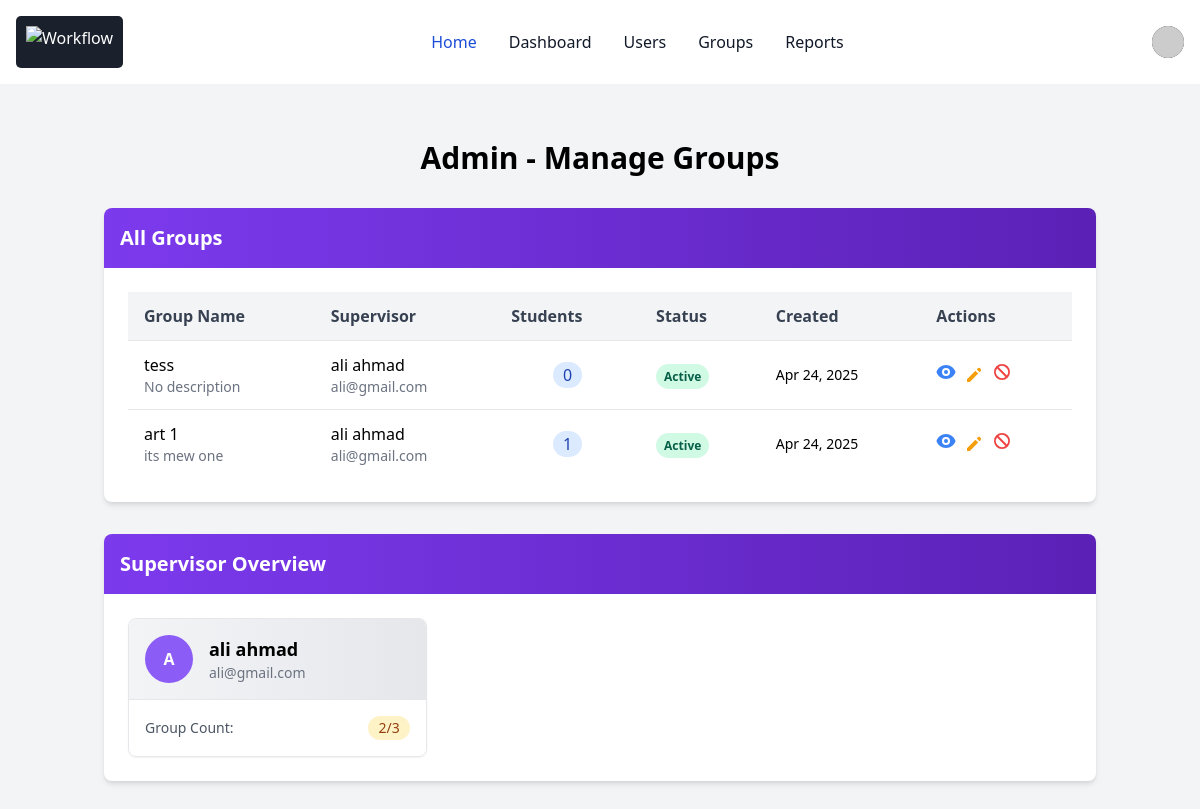
Page /pages/admin/manage_groups.php (signed in) on the committed database.
### tables this page shows
CREATE TABLE `groups` (
  `GroupID` int(11) NOT NULL,
  `GroupName` varchar(255) NOT NULL,
  `SupervisorID` int(11) NOT NULL,
  `Description` text DEFAULT NULL,
  `CreatedAt` timestamp NOT NULL DEFAULT current_timestamp(),
  `Status` enum('Active','Inactive') DEFAULT 'Active'
);

CREATE TABLE `users` (
  `UserID` int(11) NOT NULL,
  `Username` varchar(50) NOT NULL,
  `Email` varchar(100) NOT NULL,
  `PasswordHash` varchar(255) NOT NULL,
  `StudentID` varchar(20) DEFAULT NULL,
  `DepartmentID` int(11) DEFAULT NULL,
  `RoleID` int(11) DEFAULT NULL,
  `StatusID` int(11) DEFAULT NULL,
  `CreatedAt` timestamp NOT NULL DEFAULT current_timestamp(),
  `UpdatedAt` timestamp NOT NULL DEFAULT current_timestamp() ON UPDATE current_timestamp(),
  `GroupCount` int(11) DEFAULT 0
);

### pages/admin/manage_groups.php (the view, shortened to what this page needs)
<?php
include_once '../../includes/header.php';
include_once '../../config/db.php';
try {
    $stmt = $pdo->prepare("
        SELECT
            g.GroupID,
            g.GroupName,
            g.Description,
            g.Status,
            g.CreatedAt,
            g.SupervisorID,
            CONCAT(p.FirstName, ' ', p.LastName) AS SupervisorName,
            u.Username AS SupervisorUsername,
            u.Email AS SupervisorEmail,
            COUNT(sg.StudentID) AS StudentCount
        FROM
            Groups g
        JOIN
            Users u ON g.SupervisorID = u.UserID
        LEFT JOIN
            Profile p ON u.UserID = p.UserID
        LEFT JOIN
            StudentGroups sg ON g.GroupID = sg.GroupID
        GROUP BY
            g.GroupID
        ORDER BY
            g.CreatedAt DESC
    ");
    $stmt->execute();
    $groups = $stmt->fetchAll(PDO::FETCH_ASSOC);
} catch (PDOException $e) {
    $error = "Error fetching groups: " . $e->getMessage();
}
try {
    $stmt = $pdo->prepare("
        SELECT
            u.UserID,
            u.Username,
            u.Email,
            CONCAT(p.FirstName, ' ', p.LastName) AS SupervisorName,
            u.GroupCount
        FROM
            Users u
        LEFT JOIN
            Profile p ON u.UserID = p.UserID
        WHERE
            u.RoleID = 2 AND u.StatusID = 5
        ORDER BY
            p.FirstName, p.LastName
    ");
    $stmt->execute();
    $supervisors = $stmt->fetchAll(PDO::FETCH_ASSOC);
} catch (PDOException $e) {
    $error = "Error fetching supervisors: " . $e->getMessage();
}
?>
<!DOCTYPE html>
<html lang="en">
<head>
    <link href="https://cdn.jsdelivr.net/npm/tailwindcss@2.2.19/dist/tailwind.min.css" rel="stylesheet">
</head>
<body class="bg-gray-100">
    <div class="container mx-auto p-4" x-data="{ showChangeSupervisorModal: false, selectedGroupId: null }">
        <h1 class="text-3xl font-bold mb-8 text-center">Admin - Manage Groups</h1>
        <div class="bg-white rounded-lg shadow-md overflow-hidden mb-8">
            <div class="bg-gradient-to-r from-purple-600 to-purple-800 p-4">
                <h2 class="text-xl font-bold text-white">All Groups</h2>
            </div>
            <div class="p-6">
                <?php if (empty($groups)): ?>
                    <div class="text-center py-8">
                        <p class="text-gray-500 text-xl">No groups created yet.</p>
                    </div>
                <?php else: ?>
                    <div class="overflow-x-auto">
                        <table class="min-w-full bg-white">
                            <thead>
                                <tr class="bg-gray-100 text-gray-700">
                                    <th class="py-3 px-4 text-left">Group Name</th>
                                    <th class="py-3 px-4 text-left">Supervisor</th>
                                    <th class="py-3 px-4 text-left">Students</th>
                                    <th class="py-3 px-4 text-left">Status</th>
                                    <th class="py-3 px-4 text-left">Created</th>
                                    <th class="py-3 px-4 text-left">Actions</th>
                                </tr>
                            </thead>
                            <tbody>
                                <?php foreach ($groups as $group): ?>
                                    <tr class="border-t hover:bg-gray-50">
                                        <td class="py-3 px-4">
                                            <div class="font-medium"><?php echo htmlspecialchars($group['GroupName']); ?></div>
                                            <div class="text-sm text-gray-500"><?php echo mb_substr(htmlspecialchars($group['Description'] ?: 'No description'), 0, 50) . (mb_strlen($group['Description']) > 50 ? '...' : ''); ?></div>
                                        </td>
                                        <td class="py-3 px-4">
                                            <div class="font-medium"><?php echo htmlspecialchars($group['SupervisorName'] ?: $group['SupervisorUsername']); ?></div>
                                            <div class="text-sm text-gray-500"><?php echo htmlspecialchars($group['SupervisorEmail']); ?></div>
                                        </td>
                                        <td class="py-3 px-4 text-center">
                                            <span class="bg-blue-100 text-blue-800 font-medium px-2.5 py-0.5 rounded-full"><?php echo $group['StudentCount']; ?></span>
                                        </td>
                                        <td class="py-3 px-4">
                                            <span class="px-2 py-1 rounded-full text-xs font-semibold
                                                <?php echo $group['Status'] === 'Active' ? 'bg-green-100 text-green-800' : 'bg-red-100 text-red-800'; ?>">
                                                <?php echo htmlspecialchars($group['Status'] ?: 'Active'); ?>
                                            </span>
                                        </td>
                                        <td class="py-3 px-4 text-sm">
                                            <?php echo date('M d, Y', strtotime($group['CreatedAt'])); ?>
                                        </td>
                                        <td class="py-3 px-4">
                                            <div class="flex space-x-2">
                                                <a href="view_group.php?id=<?php echo $group['GroupID']; ?>" class="text-blue-500 hover:text-blue-700">
                                                </a>
                                                <button
                                                    @click="selectedGroupId = <?php echo $group['GroupID']; ?>; showChangeSupervisorModal = true"
                                                    class="text-yellow-500 hover:text-yellow-700"
                                                >
                                                    <svg xmlns="http://www.w3.org/2000/svg" class="h-5 w-5" viewBox="0 0 20 20" fill="currentColor">
                                                        <path d="M13.586 3.586a2 2 0 112.828 2.828l-.793.793-2.828-2.828.793-.793zM11.379 5.793L3 14.172V17h2.828l8.38-8.379-2.83-2.828z" />
                                                    </svg>
                                                </button>
                                                <form method="POST" class="inline-block" onsubmit="return confirm('Are you sure you want to <?php echo $group['Status'] === 'Active' ? 'deactivate' : 'activate'; ?> this group?');">
                                                    <button type="submit" class="<?php echo $group['Status'] === 'Active' ? 'text-red-500 hover:text-red-700' : 'text-green-500 hover:text-green-700'; ?>">
                                                        <?php if ($group['Status'] === 'Active'): ?>
                                                            <svg xmlns="http://www.w3.org/2000/svg" class="h-5 w-5" viewBox="0 0 20 20" fill="currentColor">
                                                                <path fill-rule="evenodd" d="M13.477 14.89A6 6 0 015.11 6.524l8.367 8.368zm1.414-1.414L6.524 5.11a6 6 0 018.367 8.367zM18 10a8 8 0 11-16 0 8 8 0 0116 0z" clip-rule="evenodd" />
                                                            </svg>
                                                        <?php else: ?>
                                                            <svg xmlns="http://www.w3.org/2000/svg" class="h-5 w-5" viewBox="0 0 20 20" fill="currentColor">
                                                                <path fill-rule="evenodd" d="M10 18a8 8 0 100-16 8 8 0 000 16zm3.707-9.293a1 1 0 00-1.414-1.414L9 10.586 7.707 9.293a1 1 0 00-1.414 1.414l2 2a1 1 0 001.414 0l4-4z" clip-rule="evenodd" />
                                                            </svg>
                                                        <?php endif; ?>
                                                    </button>
                                                </form>
                                            </div>
                                        </td>
                                    </tr>
                                <?php endforeach; ?>
                            </tbody>
                        </table>
                    </div>
                <?php endif; ?>
            </div>
        </div>
        <div class="bg-white rounded-lg shadow-md overflow-hidden mb-8">
            <div class="bg-gradient-to-r from-purple-600 to-purple-800 p-4">
                <h2 class="text-xl font-bold text-white">Supervisor Overview</h2>
            </div>
            <div class="p-6">
                <?php if (empty($supervisors)): ?>
                    <div class="text-center py-8">
                        <p class="text-gray-500 text-xl">No supervisors available.</p>
                    </div>
                <?php else: ?>
                    <div class="grid grid-cols-1 md:grid-cols-2 lg:grid-cols-3 gap-6">
                        <?php foreach ($supervisors as $supervisor): ?>
                            <div class="border rounded-lg overflow-hidden shadow-sm">
                                <div class="bg-gradient-to-r from-gray-100 to-gray-200 p-4 border-b">
                                    <div class="flex items-center">
                                        <div class="flex-shrink-0 h-12 w-12 bg-purple-500 rounded-full flex items-center justify-center text-white font-bold">
                                            <?php echo strtoupper(substr(($supervisor['SupervisorName'] ?: $supervisor['Username']), 0, 1)); ?>
                                        </div>
                                        <div class="ml-4">
                                            <h3 class="text-lg font-semibold"><?php echo htmlspecialchars($supervisor['SupervisorName'] ?: $supervisor['Username']); ?></h3>
                                            <p class="text-sm text-gray-500"><?php echo htmlspecialchars($supervisor['Email']); ?></p>
                                        </div>
                                    </div>
                                </div>
                                <div class="p-4">
                                    <div class="flex justify-between items-center">
                                        <span class="text-sm text-gray-600">Group Count:</span>
                                        <span class="px-2.5 py-0.5 rounded-full text-sm font-medium
                                            <?php
                                                if ($supervisor['GroupCount'] >= 3) {
                                                    echo 'bg-red-100 text-red-800';
                                                } elseif ($supervisor['GroupCount'] >= 2) {
                                                    echo 'bg-yellow-100 text-yellow-800';
                                                } else {
                                                    echo 'bg-green-100 text-green-800';
                                                }
                                            ?>">
                                            <?php echo $supervisor['GroupCount']; ?>/3
                                        </span>
                                    </div>
                                </div>
                            </div>
                        <?php endforeach; ?>
                    </div>
                <?php endif; ?>
            </div>
        </div>
    </div>
</body>
</html>

### rows in the picture
groups: GroupName "tess", Description "No description", SupervisorUsername "ali ahmad", SupervisorID.Email "ali@gmail.com", StudentCount "0", Status "Active", CreatedAt "Apr 24, 2025"
groups: GroupName "art 1", Description "its mew one", SupervisorUsername "ali ahmad", SupervisorID.Email "ali@gmail.com", StudentCount "1", Status "Active", CreatedAt "Apr 24, 2025"
users: Username "A", Username "ali ahmad", Email "ali@gmail.com", GroupCount "2"
